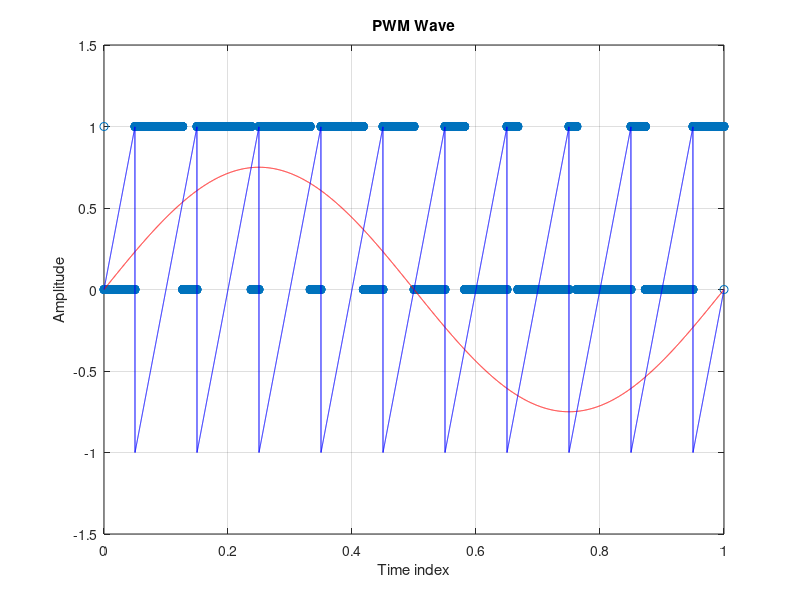

The MATLAB script that drew this image:
clc;
close all;
clear all;
t=0:0.0001:1;
s=sawtooth(2*pi*10*t+pi);
m=0.75*sin(2*pi*1*t);
n=length(s);
for i=1:n
 if (m(i)>=s(i))
 pwm(i)=1;
 elseif (m(i)<=s(i))
 pwm(i)=0;
 end
end
plot(t,pwm,'o',t,m,'r',t,s,'b');
ylabel('Amplitude');
axis([0  1 -1.5 1.5]);
xlabel('Time index');
title('PWM Wave');
grid on;
